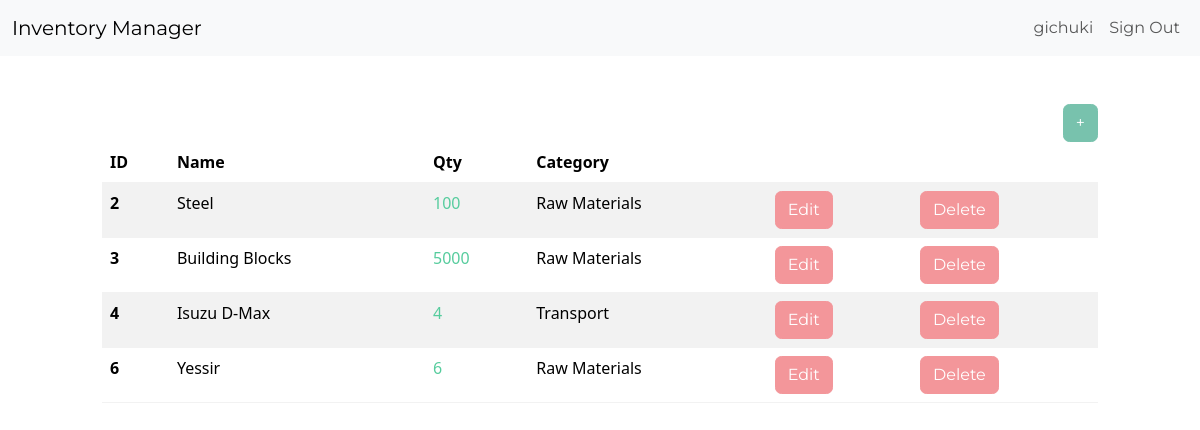
The page /dashboard/ (signed in) on the database its author committed.
### inventory/models.py (models this page shows, shortened)
class InventoryItem(models.Model):
    name = models.CharField(max_length=200)
    quantity = models.IntegerField()
    category = models.ForeignKey('Category', on_delete=models.SET_NULL, blank=True, null=True)
    date_created = models.DateTimeField(auto_now_add=True)
    user = models.ForeignKey(User, on_delete=models.CASCADE)

class Category(models.Model):
    name = models.CharField(max_length=200)
    class Meta:
        verbose_name_plural = 'categories'

### inventory/views.py (the view)
# urls.py: path('dashboard/', Dashboard.as_view(), name='dashboard'),
class Dashboard(LoginRequiredMixin ,View):
    def get(self, request):
        items = InventoryItem.objects.filter(user=self.request.user.id).order_by('id')
        low_inventory = InventoryItem.objects.filter(
            user = self.request.user.id,
            quantity__lte = LOW_QUANTITY
        )
        if low_inventory.count() > 0:
            if low_inventory.count() > 1:
                messages.error(request, f'{low_inventory.count()} items have low inventory')
            else:
                messages.error(request, f'{low_inventory.count()} items has low inventory')
        low_inventory_ids = InventoryItem.objects.filter(
            user = self.request.user.id,
            quantity__lte=LOW_QUANTITY
        ).values_list('id', flat=True)
        return render(request, 'inventory/dashboard.html', {'items': items, 'low_inventory_ids': low_inventory_ids})

### inventory/templates/inventory/dashboard.html (shortened to what this page needs)
{% extends 'inventory/base.html' %} {% block content %}
<div class="row">
  <div class="col-md-10 col-12 mx-auto mt-5">
    <div class="d-flex justify-content-end">
      <a href="{% url 'add-item' %}" class="btn btn-primary">+</a>
    </div>
    <table class="table table-hover table-striped">
      <thead>
        <tr>
          <th scope="col">ID</th>
          <th scope="col">Name</th>
          <th scope="col">Qty</th>
          <th scope="col">Category</th>
          <th scope="col"></th>
          <th scope="col"></th>
        </tr>
      </thead>
      <tbody>
         {% for item in items %}
        <tr>
          <th scope="row">{{ item.id }}</th>
          <td>{{ item.name }}</td>
          {% if item.id in low_inventory_ids %}
            <td class="text-danger">{{ item.quantity }}</td>
          {% else %}
            <td class="text-success">{{ item.quantity }}</td>
          {% endif %}
          <td>{{ item.category.name }}</td>
          <td>
            <a href="{% url 'edit-item' item.id %}" class="btn btn-secondary"
              >Edit</a
            >
          </td>
          <td>
            <a href="{% url 'delete-item' item.id %}" class="btn btn-secondary"
              >Delete</a
            >
          </td>
          {% endfor %}
        </tr>
      </tbody>
    </table>
  </div>
</div>
{% endblock content %}

### inventory/templates/inventory/base.html (shortened to what this page needs)
<!DOCTYPE html>
<html lang="en">
<head>
    <link rel="stylesheet" href="https://bootswatch.com/5/minty/bootstrap.min.css">
</head>
<body>
    {% include 'inventory/navigation.html' %}
    {% block content%}
    {% endblock content %}
</body>
</html>

### inventory/templates/inventory/navigation.html (shortened to what this page needs)
<nav class="navbar navbar-expand-lg bg-light">
  <div class="container-fluid">
    <a href="{% url 'index' %}" class="navbar-brand">Inventory Manager</a>
    <div class="collapse navbar-collapse justify-content-end" id="navbarNav">
      <ul class="navbar-nav">
        {% if user.is_authenticated %}
            <li class="nav-item">
            <a href="#" class="nav-link">{{ user.username }}</a>
            </li>
            <li class="nav-item">
            <a href="{% url 'logout' %}" class="nav-link">Sign Out</a>
            </li>
        {% endif %}
      </ul>
    </div>
  </div>
</nav>

### rows shown on the page
InventoryItem: id "2", name "Steel", quantity "100", category.name "Raw Materials"
InventoryItem: id "3", name "Building Blocks", quantity "5000", category.name "Raw Materials"
InventoryItem: id "4", name "Isuzu D-Max", quantity "4", category.name "Transport"
InventoryItem: id "6", name "Yessir", quantity "6", category.name "Raw Materials"

### other values the page prints
{{ user.username }} "gichuki"
